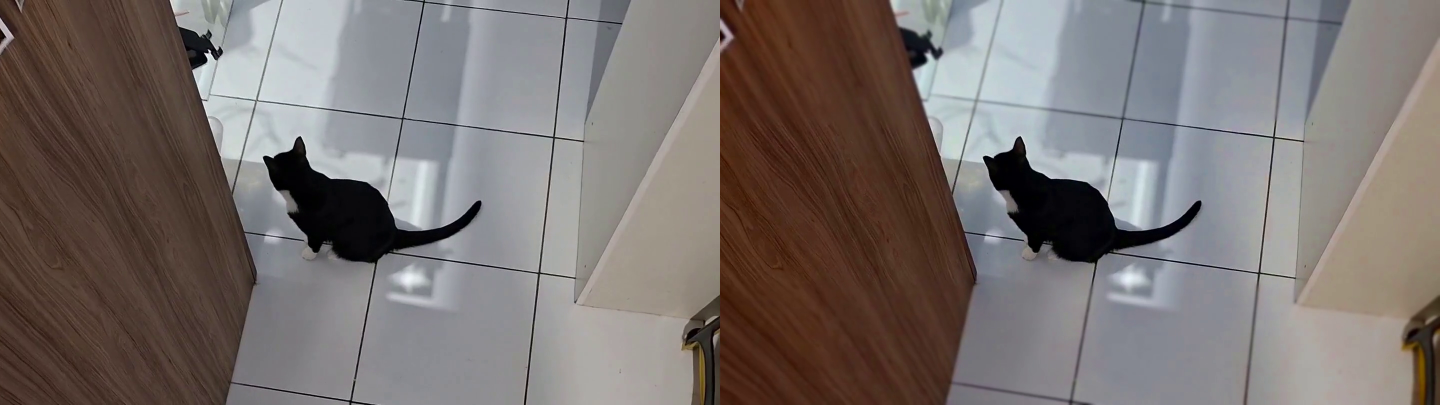
//> input picture frame 22 of 4capitulo/tiltshiftVideo/build/video_tiltshift.mp4, 2880 x 810 px (shown at 1/2 size)
$ ./tiltshiftVideo build/video_tiltshift.mp4   (built with g++ and OpenCV 4)
//> lines starting //> are read from the running program, lines starting //| are printed output that depends on the picture
#include <opencv2/opencv.hpp>

using namespace cv;
using namespace std;

int main(int argc, char** argv) {
    if (argc != 2) return -1;

    VideoCapture cap(argv[1]);
    if (!cap.isOpened()) return -1;

    // Configurações fixas
    float centro = 0.5f;
    float faixa_altura = 0.4f;
    float decaimento = 5.0f;
    float saturacao = 1.7f;

    string saida = "video_tiltshift.mp4";

    int largura = cap.get(CAP_PROP_FRAME_WIDTH);
    int altura = cap.get(CAP_PROP_FRAME_HEIGHT);
    double fps = cap.get(CAP_PROP_FPS);

    // comparação lado a lado
    VideoWriter writer(saida, VideoWriter::fourcc('a','v','c','1'), fps, Size(largura * 2, altura));

    Mat frame, blurred, mask, frame_original;

    // Pré-calcular máscara
    mask.create(altura, largura, CV_32FC1);
    float l1 = centro * altura - (faixa_altura * altura)/2;
    float l2 = centro * altura + (faixa_altura * altura)/2;

    for(int i = 0; i < altura; i++) {
        float fx = 0.5 * (tanh((i - l1)/decaimento) - tanh((i - l2)/decaimento));
        for(int j = 0; j < largura; j++) {
            mask.at<float>(i, j) = fx;
        }
    }

    while (true) {
        cap >> frame;
//> frame is the input picture: 810 rows x 2880 cols, CV_8UC3; mean B, G, R 110.5, 113.1, 120.9


        // frame original
        frame.copyTo(frame_original);

        GaussianBlur(frame, blurred, Size(15, 15), 0);

        Mat frame_f, blurred_f;
        frame.convertTo(frame_f, CV_32FC3);
        blurred.convertTo(blurred_f, CV_32FC3);

        vector<Mat> canais_frame, canais_blurred, canais_result(3);
        split(frame_f, canais_frame);
        split(blurred_f, canais_blurred);

        for (int i = 0; i < 3; i++) {
            multiply(canais_frame[i], mask, canais_frame[i]);
            multiply(canais_blurred[i], 1.0 - mask, canais_blurred[i]);
            add(canais_frame[i], canais_blurred[i], canais_result[i]);
        }
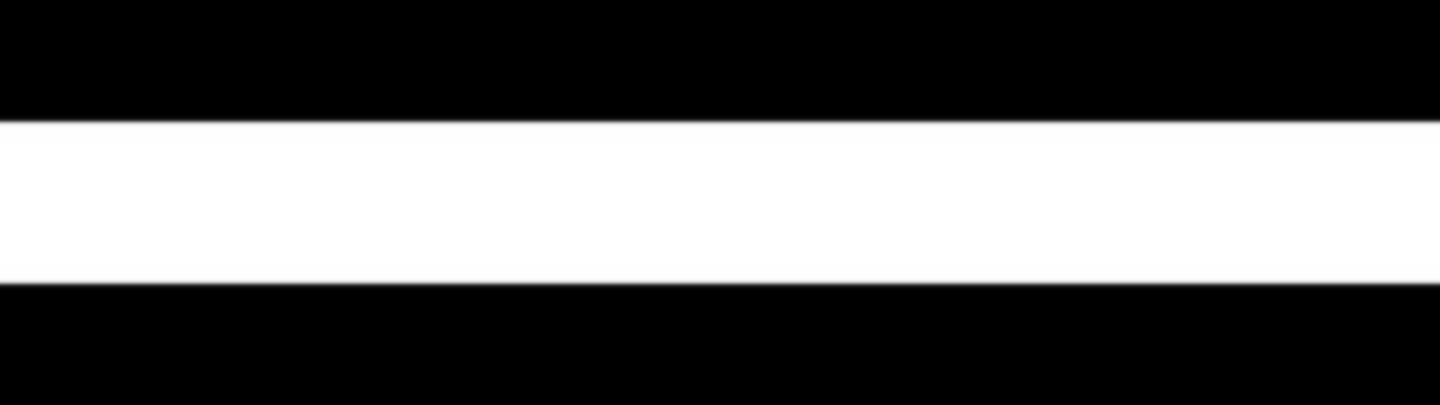
//> mask: 810 rows x 2880 cols, CV_32FC1 (shown at 1/2 size); min 0, max 1, mean 0.4

        Mat result_float;
        merge(canais_result, result_float);
        result_float.convertTo(frame, CV_8UC3);

        // Ajustar saturação
        Mat hsv;
        cvtColor(frame, hsv, COLOR_BGR2HSV);
//> hsv: 810 rows x 2880 cols, CV_8UC3; mean H, S, V 59.7, 58, 125.7
        vector<Mat> canais_hsv;
        split(hsv, canais_hsv);
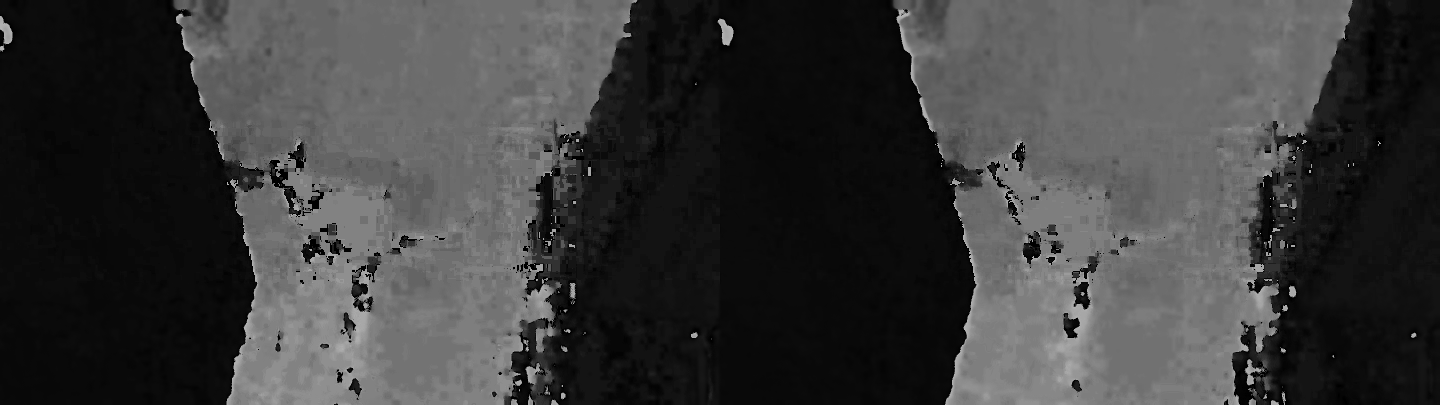
//> canais_hsv[0]: 810 rows x 2880 cols, CV_8UC1 (shown at 1/2 size); min 0, max 179, mean 59.7
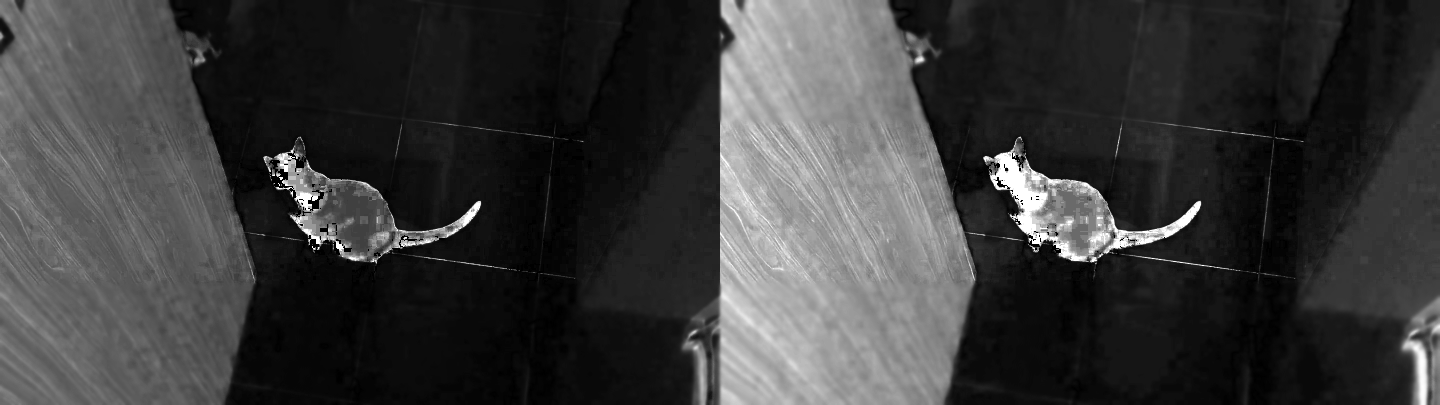
//> canais_hsv[1]: 810 rows x 2880 cols, CV_8UC1 (shown at 1/2 size); min 0, max 255, mean 58
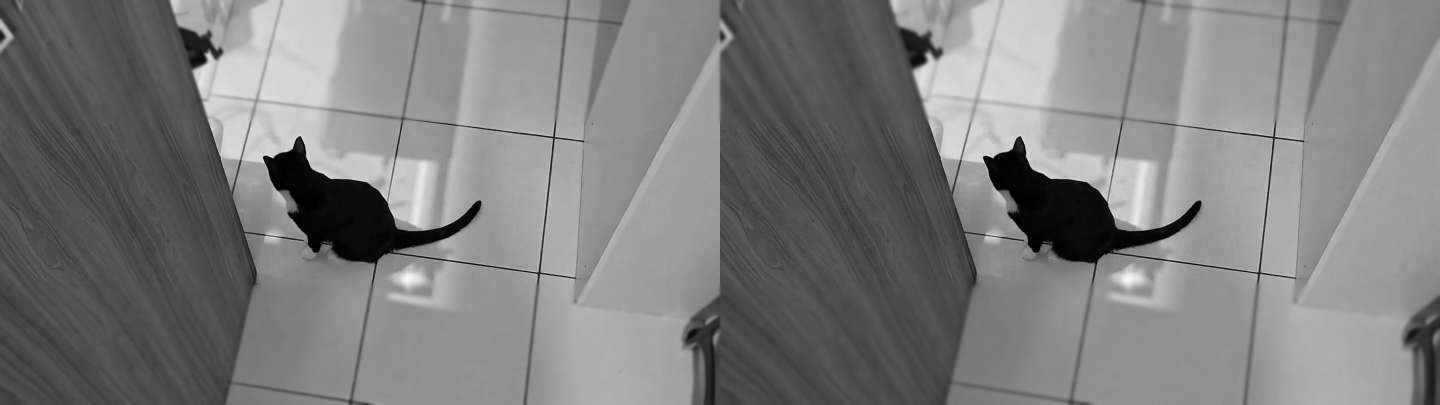
//> canais_hsv[2]: 810 rows x 2880 cols, CV_8UC1 (shown at 1/2 size); min 0, max 255, mean 125.7
        canais_hsv[1] = canais_hsv[1] * saturacao;
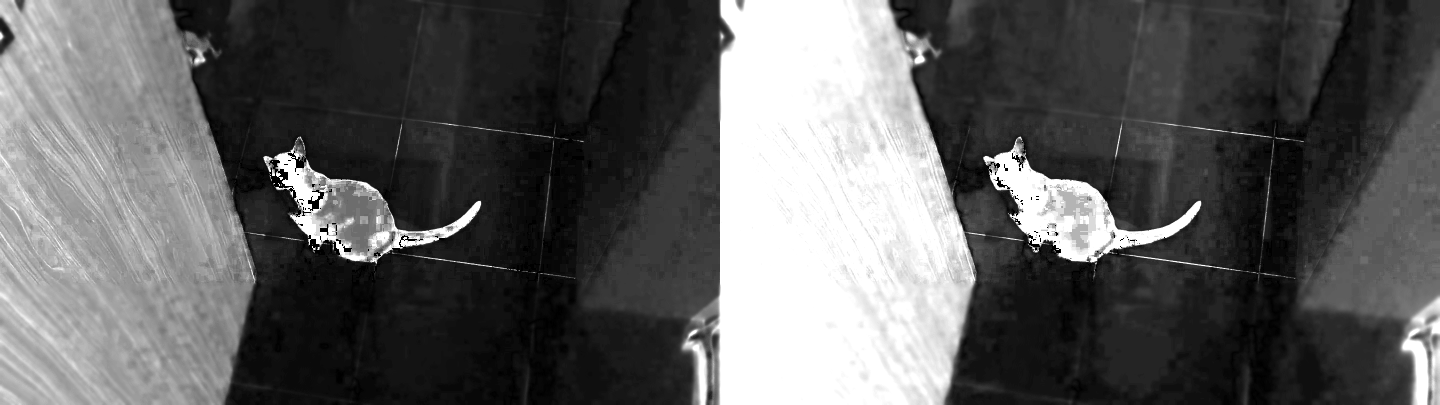
//> canais_hsv[1]: 810 rows x 2880 cols, CV_8UC1 (shown at 1/2 size); min 0, max 255, mean 93.2
        min(canais_hsv[1], 255, canais_hsv[1]);
        merge(canais_hsv, hsv);
//> hsv: 810 rows x 2880 cols, CV_8UC3; mean H, S, V 59.7, 93.2, 125.7
        cvtColor(hsv, frame, COLOR_HSV2BGR);
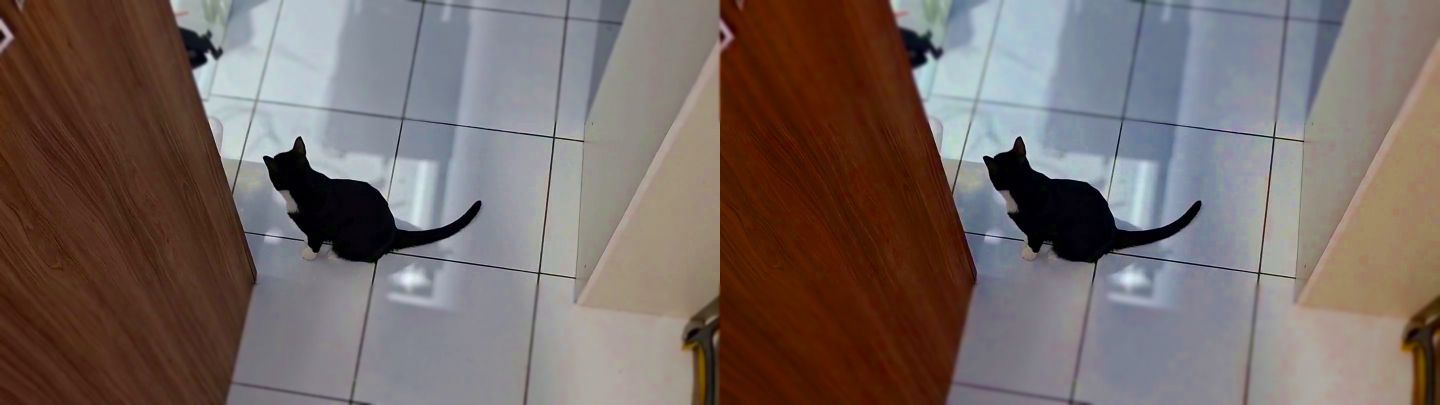
//> frame: 810 rows x 2880 cols, CV_8UC3 (shown at 1/2 size); mean B, G, R 100.7, 104.5, 117.4

        // Concatenar pro lado a lado
        Mat comparacao;
        hconcat(frame_original, frame, comparacao);
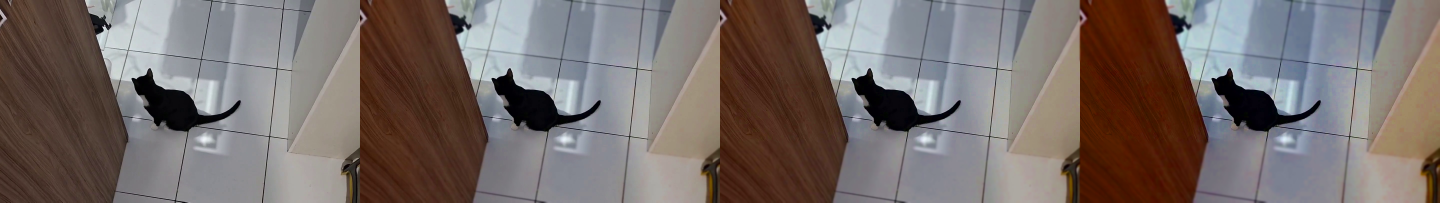
//> comparacao: 810 rows x 5760 cols, CV_8UC3 (shown at 1/4 size); mean B, G, R 105.6, 108.8, 119.2

        writer.write(comparacao);
    }

    cap.release();
    writer.release();

    return 0;
}

$ run again, starting later in the video
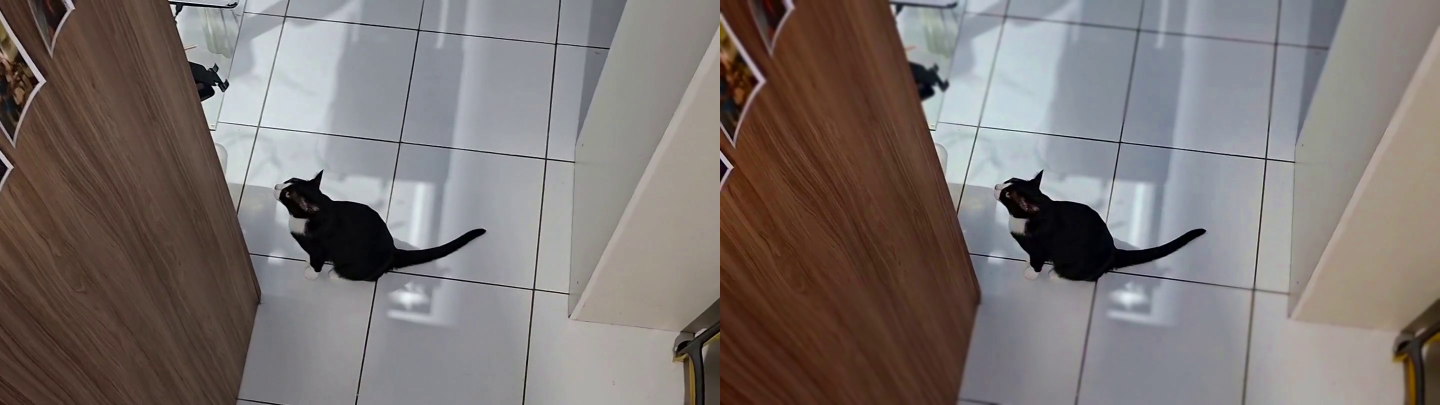
//> input picture frame 103 of 4capitulo/tiltshiftVideo/build/video_tiltshift.mp4, 2880 x 810 px (shown at 1/2 size)
//> frame is the input picture: 810 rows x 2880 cols, CV_8UC3; mean B, G, R 113.6, 116, 123.8
//> `canais_hsv[1] = canais_hsv[1] * saturacao;`:
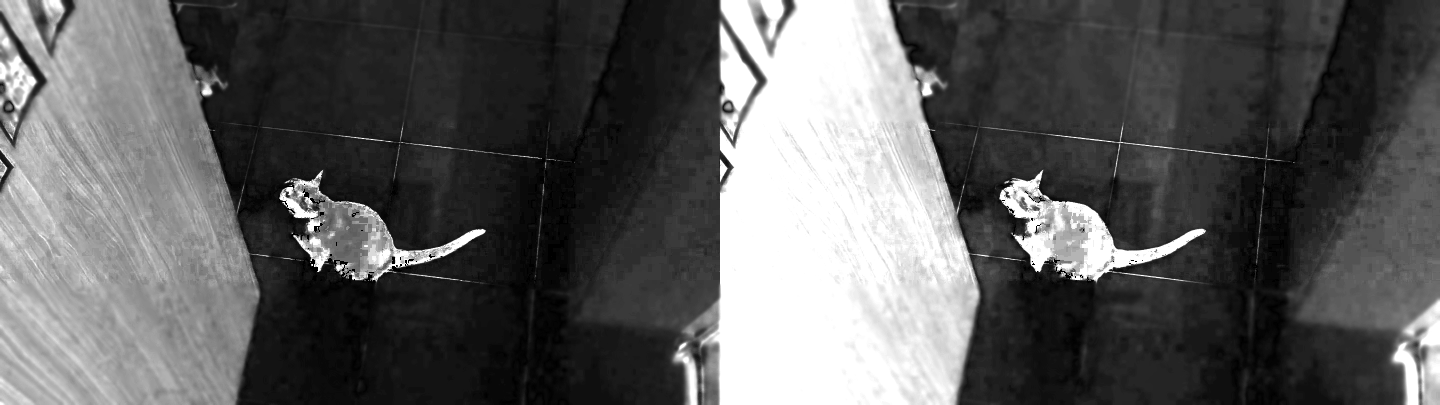
//> canais_hsv[1]: 810 rows x 2880 cols, CV_8UC1 (shown at 1/2 size); min 0, max 255, mean 92.2
//> `hconcat(frame_original, frame, comparacao);`:
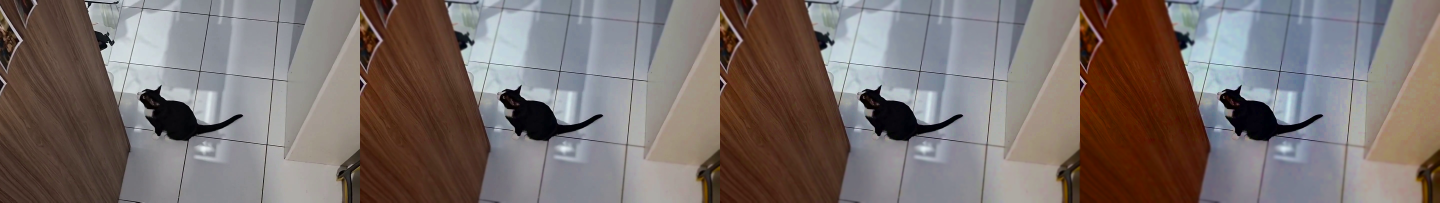
//> comparacao: 810 rows x 5760 cols, CV_8UC3 (shown at 1/4 size); mean B, G, R 108.6, 111.6, 121.9

$ run again, starting later in the video
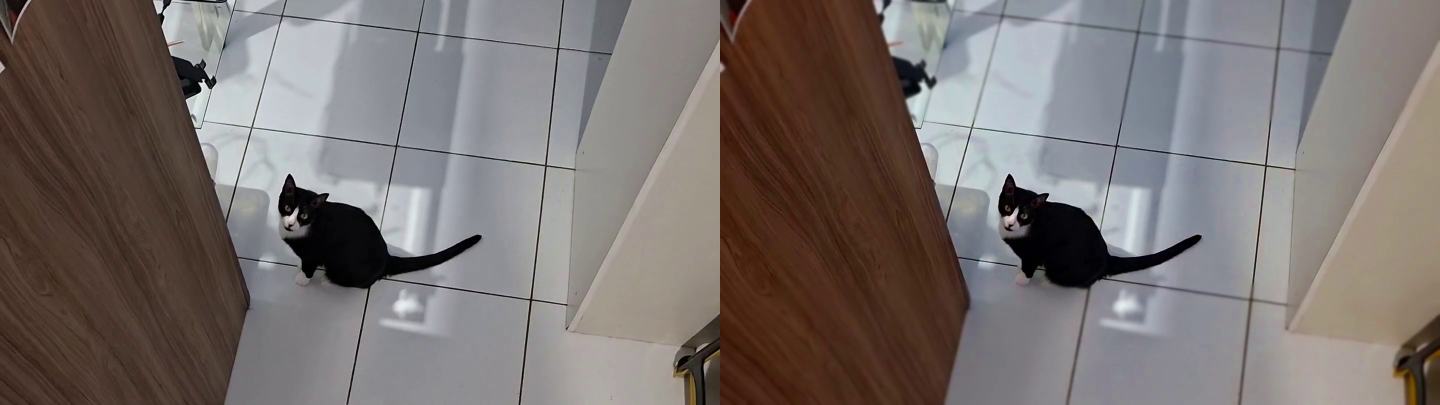
//> input picture frame 183 of 4capitulo/tiltshiftVideo/build/video_tiltshift.mp4, 2880 x 810 px (shown at 1/2 size)
//> frame is the input picture: 810 rows x 2880 cols, CV_8UC3; mean B, G, R 111.1, 113.4, 121.2
//> `canais_hsv[1] = canais_hsv[1] * saturacao;`:
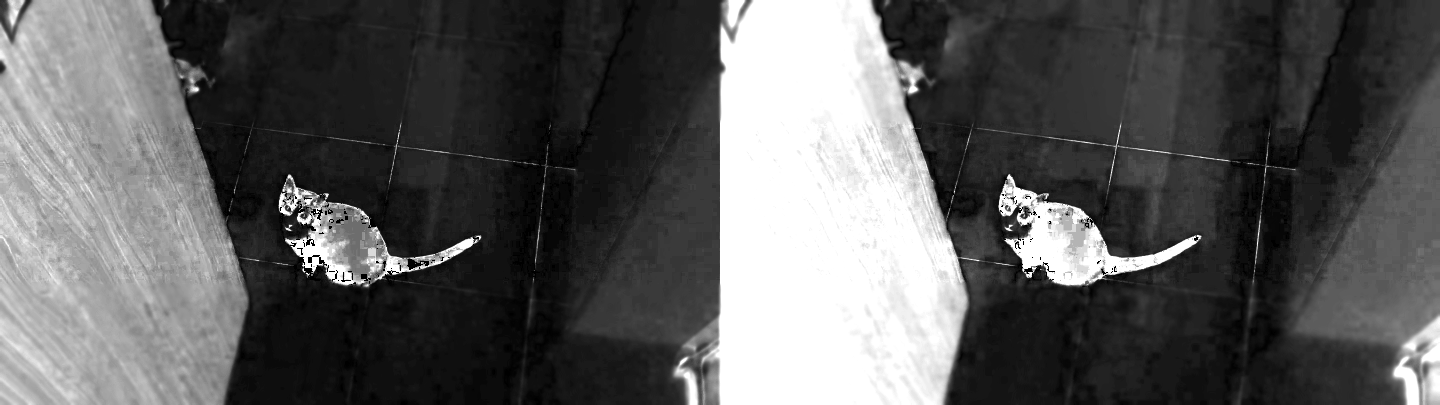
//> canais_hsv[1]: 810 rows x 2880 cols, CV_8UC1 (shown at 1/2 size); min 0, max 255, mean 91
//> `hconcat(frame_original, frame, comparacao);`:
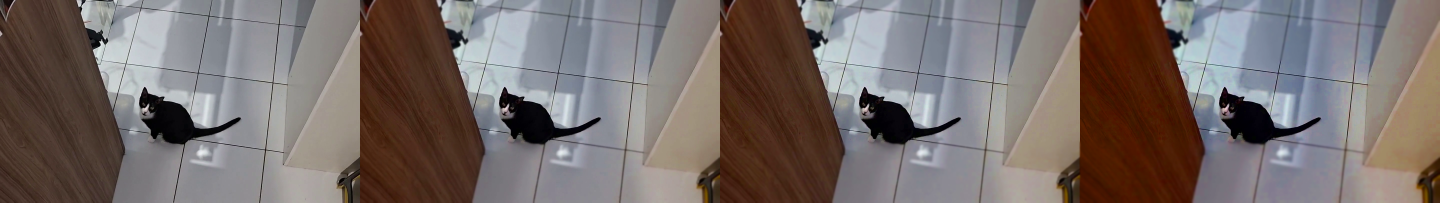
//> comparacao: 810 rows x 5760 cols, CV_8UC3 (shown at 1/4 size); mean B, G, R 106.4, 109.3, 119.5
